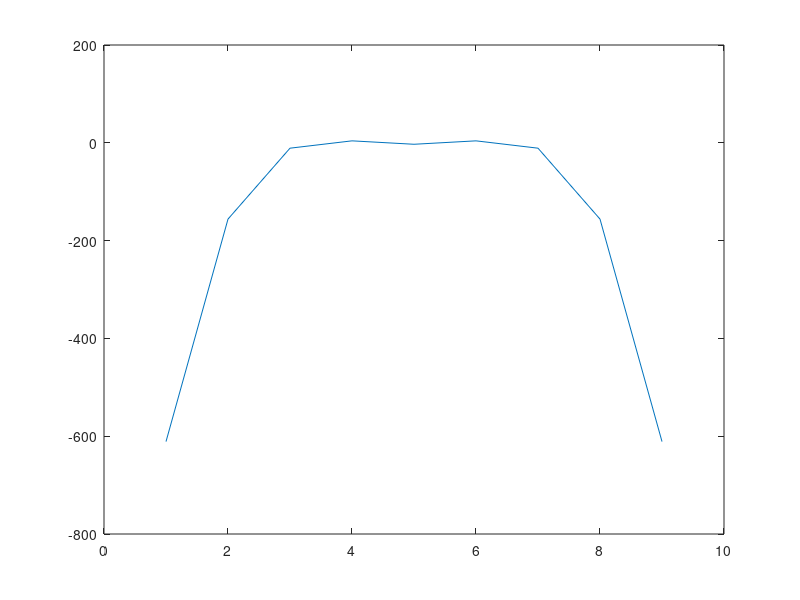
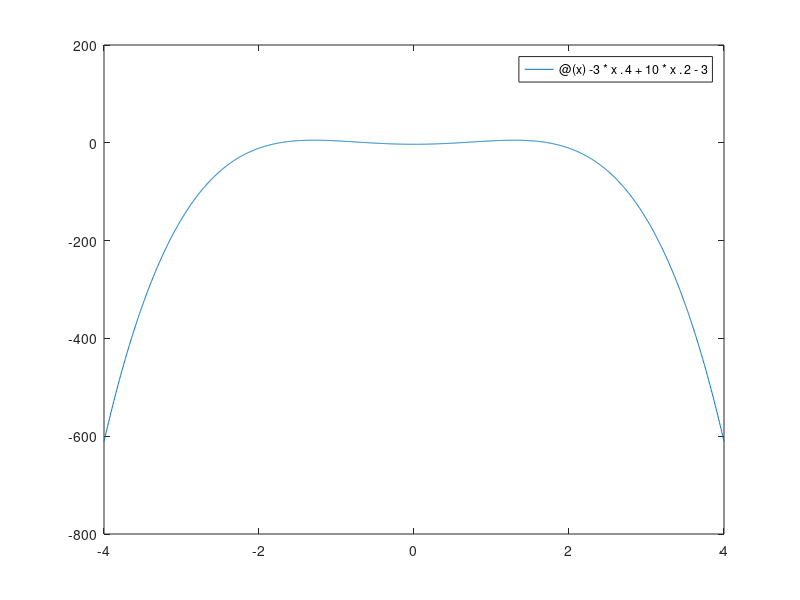
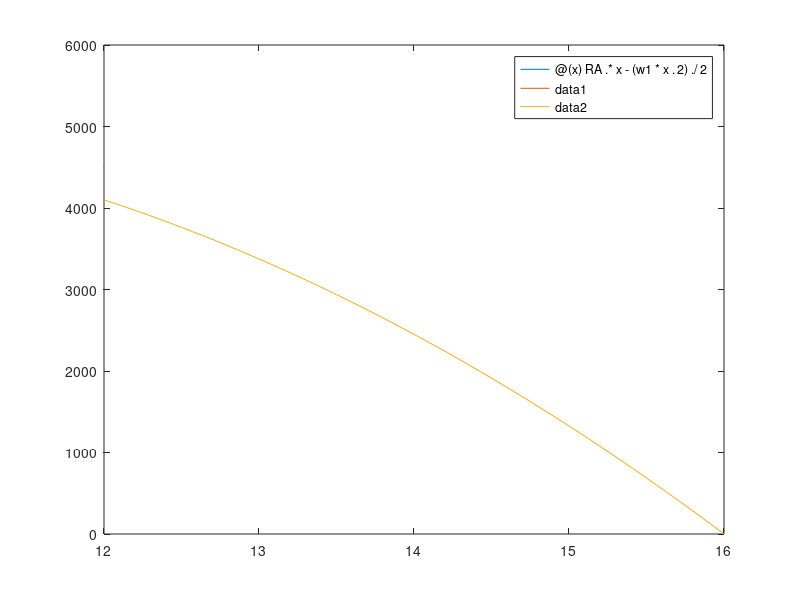
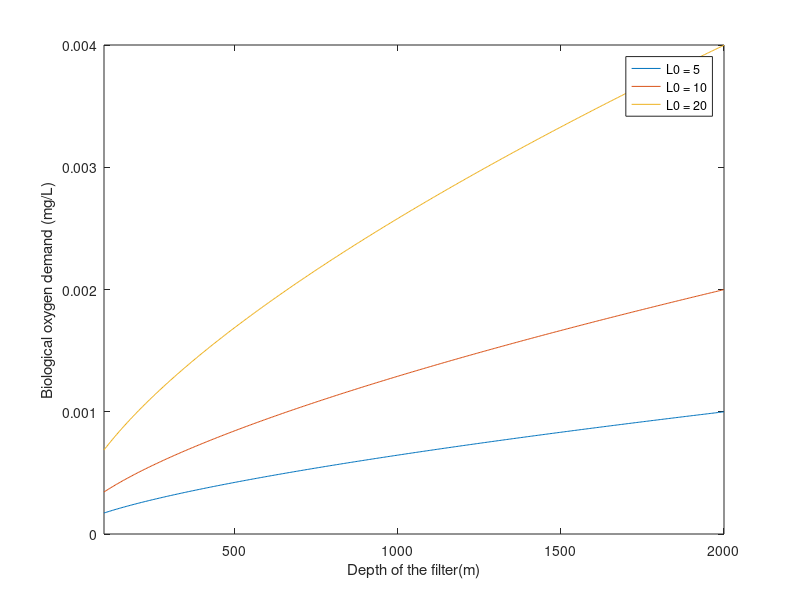

Write the MATLAB code that produced these figures, in order.
%Practical 5
% Question 1
% approach 1
x = -4:4;
f = -3*x.^4 + 10*x.^2 - 3;
figure;
plot(f)
% approach 2
figure;
fplot(@(x) -3*x.^4 + 10*x.^2 - 3, [-4,4])

% Question 2



%Question 3
L = 16;
a = 6;
b = a;
c = L - (a+b);
w1 = 400;
w2 = 200;

x = 0:0.5:L;
RA = (w1*a*(2*L-a)+w2*b^2)/(2*L);
RB = (w2*b*(2*L-a)+w1*a^2)/(2*L);

figure;
fplot(@(x) RA.*x-(w1*x.^2)./2,[0,a])
hold on;
fplot(@(x) RA.*x-((w1*a)/2)*(2*x-a),[a,(a+b)])
hold on;
fplot(@(x) RB*(L-x)-(w2*(L-x).^2)./2, [(a+b),L])
hold off;

%Question 4
Q = 300; %L/(m2-day)
L0 = [5 10 20];
figure;
fplot(@(D) L0(1)/(1 + (2.5*D.^(2/3))/sqrt(Q)),[100,2000])
hold on;
fplot(@(D) L0(2)/(1 + (2.5*D.^(2/3))/sqrt(Q)),[100,2000])
hold on;
fplot(@(D) L0(3)/(1 + (2.5*D.^(2/3))/sqrt(Q)),[100,2000])
hold off;
legend({'L0 = 5','L0 = 10', 'L0 = 20'})
xlabel('Depth of the filter(m)')
ylabel('Biological oxygen demand (mg/L)')